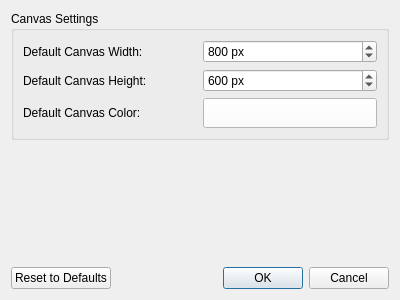
<?xml version="1.0" encoding="UTF-8"?>
<ui version="4.0">
 <class>SettingsDialog</class>
 <widget class="QDialog" name="SettingsDialog">
  <property name="geometry">
   <rect>
    <x>0</x>
    <y>0</y>
    <width>400</width>
    <height>300</height>
   </rect>
  </property>
  <property name="windowTitle">
   <string>Settings</string>
  </property>
  <layout class="QVBoxLayout" name="verticalLayout">
   <item>
    <widget class="QGroupBox" name="canvasGroupBox">
     <property name="title">
      <string>Canvas Settings</string>
     </property>
     <layout class="QGridLayout" name="gridLayout">
      <item row="0" column="0">
       <widget class="QLabel" name="canvasWidthLabel">
        <property name="text">
         <string>Default Canvas Width:</string>
        </property>
       </widget>
      </item>
      <item row="0" column="1">
       <widget class="QSpinBox" name="canvasWidthSpinBox">
        <property name="minimum">
         <number>100</number>
        </property>
        <property name="maximum">
         <number>9999</number>
        </property>
        <property name="value">
         <number>800</number>
        </property>
        <property name="suffix">
         <string> px</string>
        </property>
       </widget>
      </item>
      <item row="1" column="0">
       <widget class="QLabel" name="canvasHeightLabel">
        <property name="text">
         <string>Default Canvas Height:</string>
        </property>
       </widget>
      </item>
      <item row="1" column="1">
       <widget class="QSpinBox" name="canvasHeightSpinBox">
        <property name="minimum">
         <number>100</number>
        </property>
        <property name="maximum">
         <number>9999</number>
        </property>
        <property name="value">
         <number>600</number>
        </property>
        <property name="suffix">
         <string> px</string>
        </property>
       </widget>
      </item>
      <item row="2" column="0">
       <widget class="QLabel" name="canvasColorLabel">
        <property name="text">
         <string>Default Canvas Color:</string>
        </property>
       </widget>
      </item>
      <item row="2" column="1">
       <widget class="QPushButton" name="canvasColorButton">
        <property name="minimumSize">
         <size>
          <width>30</width>
          <height>30</height>
         </size>
        </property>
        <property name="styleSheet">
         <string notr="true">background-color: #FFFFFF;</string>
        </property>
        <property name="text">
         <string/>
        </property>
       </widget>
      </item>
     </layout>
    </widget>
   </item>
   <item>
    <spacer name="verticalSpacer">
     <property name="orientation">
      <enum>Qt::Vertical</enum>
     </property>
     <property name="sizeHint" stdset="0">
      <size>
       <width>20</width>
       <height>40</height>
      </size>
     </property>
    </spacer>
   </item>
   <item>
    <layout class="QHBoxLayout" name="horizontalLayout">
     <item>
      <widget class="QPushButton" name="resetDefaultsButton">
       <property name="text">
        <string>Reset to Defaults</string>
       </property>
      </widget>
     </item>
     <item>
      <widget class="QDialogButtonBox" name="buttonBox">
       <property name="orientation">
        <enum>Qt::Horizontal</enum>
       </property>
       <property name="standardButtons">
        <set>QDialogButtonBox::Cancel|QDialogButtonBox::Ok</set>
       </property>
      </widget>
     </item>
    </layout>
   </item>
  </layout>
 </widget>
 <resources/>
 <connections>
  <connection>
   <sender>buttonBox</sender>
   <signal>rejected()</signal>
   <receiver>SettingsDialog</receiver>
   <slot>reject()</slot>
   <hints>
    <hint type="sourcelabel">
     <x>316</x>
     <y>260</y>
    </hint>
    <hint type="destinationlabel">
     <x>286</x>
     <y>274</y>
    </hint>
   </hints>
  </connection>
 </connections>
</ui>
